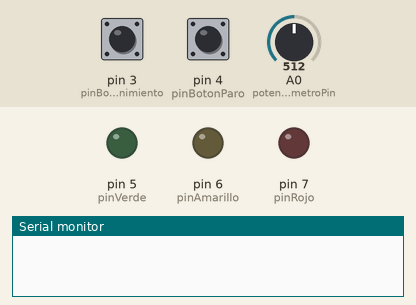
A sketch run on a simulated Arduino Uno, built with avr-gcc and run on an emulated ATmega328P. Parts: output pins drawn as LEDs (lit = HIGH), the last lines printed to the serial monitor. Dashed ring = blinking. The test bench sets the inputs (shaded band); at power-on: pin 4 (pinBotonParo) HIGH, pin 3 (pinBotonMantenimiento) LOW, A0 (potenciometroPin) = 512.

Above: at 1.2 s.
1.3 s: pin 4 (pinBotonParo) pulled LOW for 0.15 s
At 1.7 s:
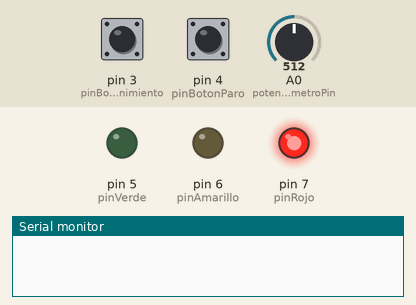
4.4 s: pin 3 (pinBotonMantenimiento) pulled HIGH for 1 s
At 4.65 s:
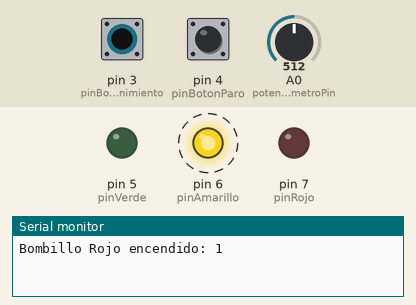
7.4 s: pin 3 (pinBotonMantenimiento) pulled HIGH for 3.2 s
At 11.4 s:
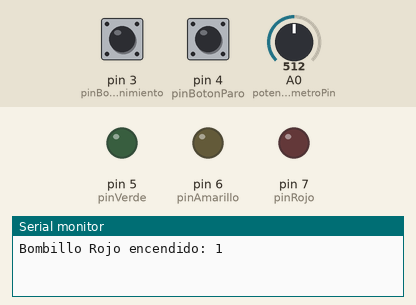
12.1 s: pin 4 (pinBotonParo) pulled LOW for 1 s
At 13.2 s:
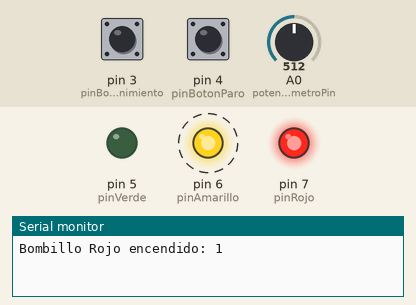
Timing chart, 0 to 15.6 s (numbered marks = the images above; inputs shaded):
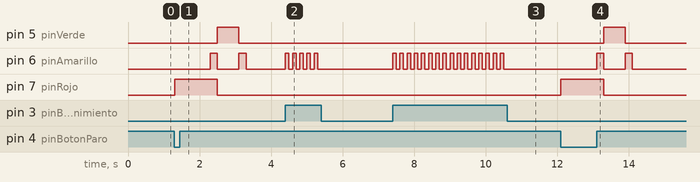

Measured:
- after the input at 1.3 s, pin 5 (pinVerde): LOW → HIGH after 1.2 s, → LOW 0.60 s later; pin 6 (pinAmarillo): alternates HIGH for 0.20 s and LOW for 0.60 s, starting after 1.0 s; pin 7 (pinRojo): LOW → HIGH at once, → LOW 1.2 s later
- after the input at 4.4 s, pin 6 (pinAmarillo): alternates HIGH for 0.10 s and LOW for 0.10 s, 10 changes in all, then stays LOW, starting at once
- after the input at 7.4 s, pin 6 (pinAmarillo): alternates HIGH for 0.10 s and LOW for 0.10 s, 32 changes in all, then stays LOW, starting at once
- after the input at 12.1 s, pin 5 (pinVerde): LOW → HIGH after 1.2 s, → LOW 0.60 s later; pin 6 (pinAmarillo): alternates HIGH for 0.20 s and LOW for 0.60 s, 4 changes in all, then stays LOW, starting after 1.0 s; pin 7 (pinRojo): LOW → HIGH at once, → LOW 1.2 s later

The sketch:

semaforo_21.ino
```cpp
const int pinRojo = 7;
const int pinAmarillo = 6;
const int pinVerde = 5;
const int pinBotonParo = 4;
const int pinBotonMantenimiento = 3;
const int potenciometroPin = A0;

bool mantenimientoActivo = false;
bool amarilloEncendido = false;
int contadorBombilloRojo = 0;

void setup() {
  pinMode(pinRojo, OUTPUT);
  pinMode(pinAmarillo, OUTPUT);
  pinMode(pinVerde, OUTPUT);
  pinMode(pinBotonParo, INPUT);
  pinMode(pinBotonMantenimiento, INPUT);
  Serial.begin(9600);
}

void Secuencia_1(int delayFactor) {
  digitalWrite(pinRojo, HIGH);
  digitalWrite(pinAmarillo, LOW);
  digitalWrite(pinVerde, LOW);
  delay(5000 / delayFactor);

  digitalWrite(pinRojo, HIGH);
  digitalWrite(pinAmarillo, HIGH);
  digitalWrite(pinVerde, LOW);
  delay(1000 / delayFactor);

  digitalWrite(pinRojo, LOW);
  digitalWrite(pinAmarillo, LOW);
  digitalWrite(pinVerde, HIGH);
  delay(3000 / delayFactor);

  digitalWrite(pinRojo, LOW);
  digitalWrite(pinAmarillo, HIGH);
  digitalWrite(pinVerde, LOW);
  delay(1000 / delayFactor);
}

void loop() {
  int delayFactor = map(analogRead(potenciometroPin), 0, 1023, 1, 10); // Mapear el valor analógico del potenciómetro a un factor de retardo
  if (digitalRead(pinBotonMantenimiento) == HIGH) {
    mantenimientoActivo = true;
    digitalWrite(pinRojo, LOW);
    digitalWrite(pinVerde, LOW);
    digitalWrite(pinAmarillo, amarilloEncendido ? LOW : HIGH);
    delay(500 / delayFactor);  // Controla la velocidad del titileo del amarillo
    amarilloEncendido = !amarilloEncendido;
  } else {
    mantenimientoActivo = false;
    if (!amarilloEncendido && digitalRead(pinBotonParo) == LOW) {
      Secuencia_1(delayFactor);
      contadorBombilloRojo++; // Incrementa el contador del bombillo rojo
      Serial.print("Bombillo Rojo encendido: ");
      Serial.println(contadorBombilloRojo);
    } else {
      digitalWrite(pinRojo, LOW);
      digitalWrite(pinAmarillo, LOW);
      digitalWrite(pinVerde, LOW);
    }
  }
}
```
